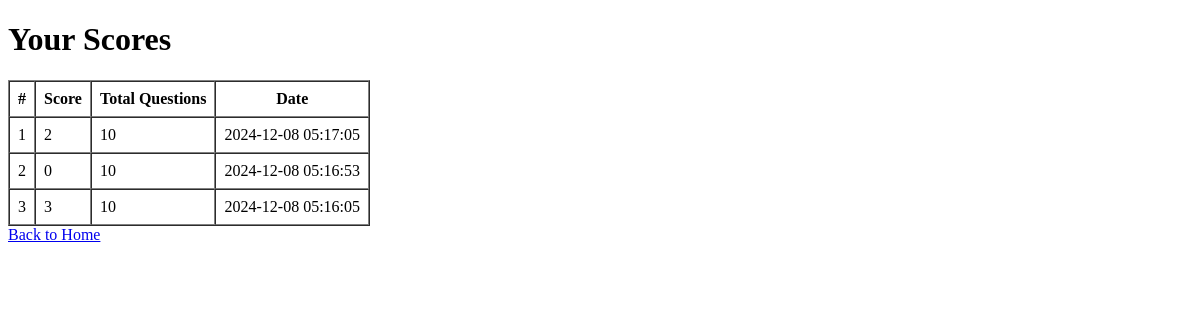
Before: /scores (signed in) with the older database file.
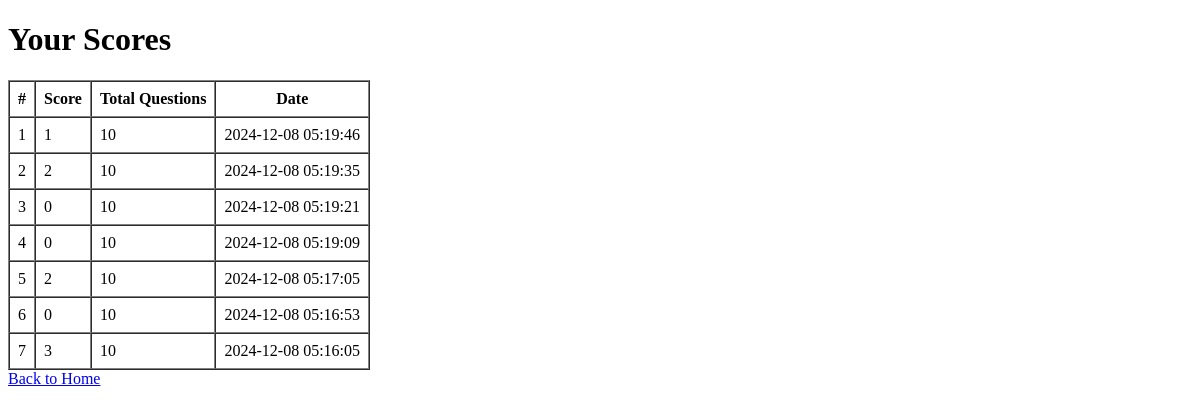
After: the same page with the newer database file.
### app.py (models this page shows)
class Score(db.Model):
    id = db.Column(db.Integer, primary_key=True)
    user_id = db.Column(db.Integer, db.ForeignKey('user.id'), nullable=False)
    score = db.Column(db.Integer, nullable=False)
    total_questions = db.Column(db.Integer, nullable=False)
    date = db.Column(db.DateTime, default=db.func.current_timestamp())

### app.py (the view)
@app.route('/scores')
@login_required
def scores():
    user_scores = Score.query.filter_by(user_id=current_user.id).order_by(Score.date.desc()).all()
    return render_template('scores.html', scores=user_scores)

### app.py (called while the page is built)
@login_manager.user_loader
def load_user(user_id):
    return User.query.get(int(user_id))

### templates/scores.html (shortened to what this page needs)
<!DOCTYPE html>
<html lang="en">
<head>
</head>
<body>
    <h1>Your Scores</h1>
    {% if scores and scores|length > 0 %}
        <table border="1" cellspacing="0" cellpadding="8">
            <thead>
                <tr>
                    <th>#</th>
                    <th>Score</th>
                    <th>Total Questions</th>
                    <th>Date</th>
                </tr>
            </thead>
            <tbody>
                {% for score in scores %}
                <tr>
                    <td>{{ loop.index }}</td>
                    <td>{{ score.score }}</td>
                    <td>{{ score.total_questions }}</td>
                    <td>{{ score.date.strftime('%Y-%m-%d %H:%M:%S') }}</td>
                </tr>
                {% endfor %}
            </tbody>
        </table>
    {% else %}
        <p>You have no scores yet. Try taking a quiz!</p>
    {% endif %}
    <a href="{{ url_for('home') }}">Back to Home</a>
</body>
</html>

Changed rows visible on the page:
added Score: score "1", total_questions "10", date "2024-12-08 05:19:46"
added Score: score "2", total_questions "10", date "2024-12-08 05:19:35"
added Score: score "0", total_questions "10", date "2024-12-08 05:19:21"
added Score: score "0", total_questions "10", date "2024-12-08 05:19:09"
